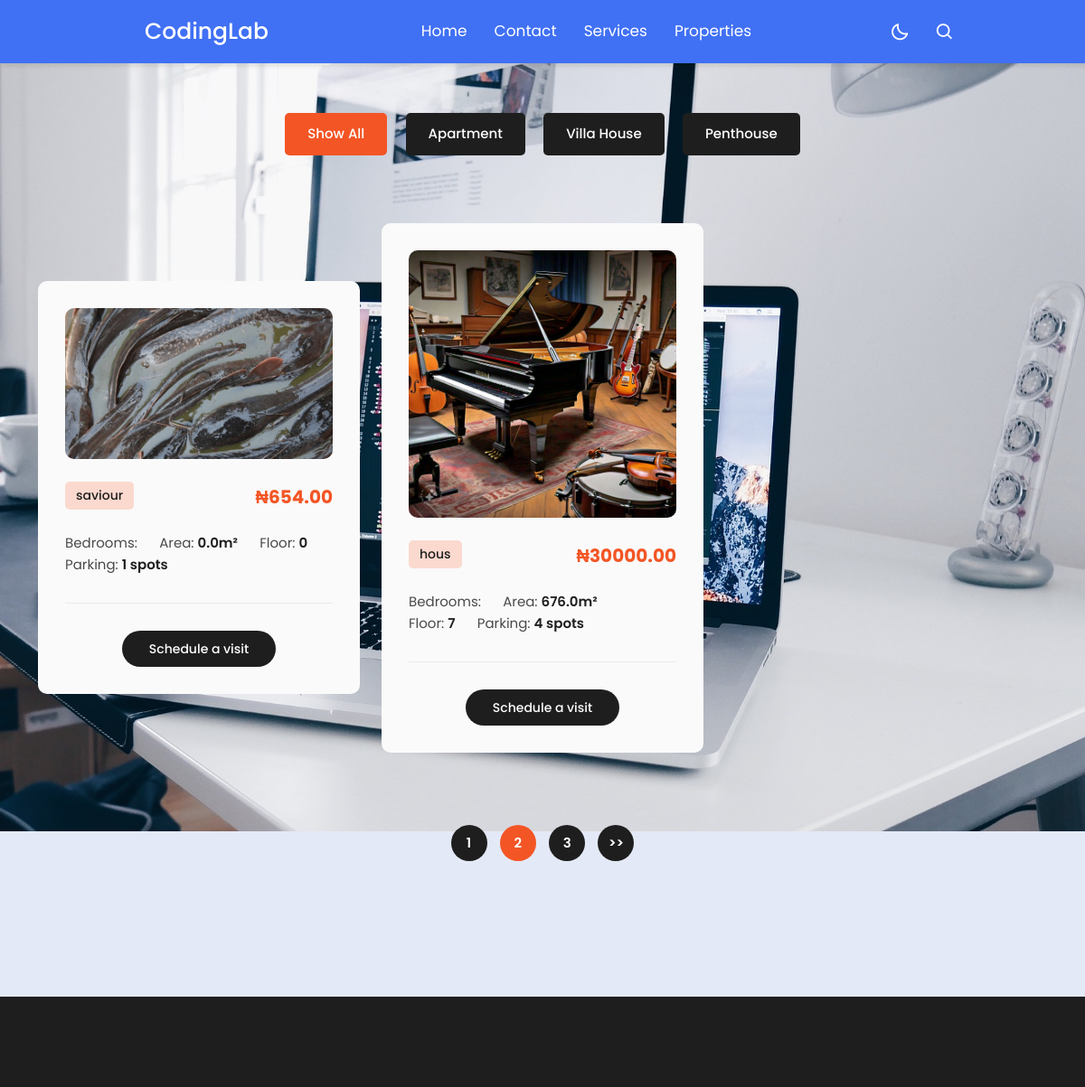
Before: /properties/ with the older database file.
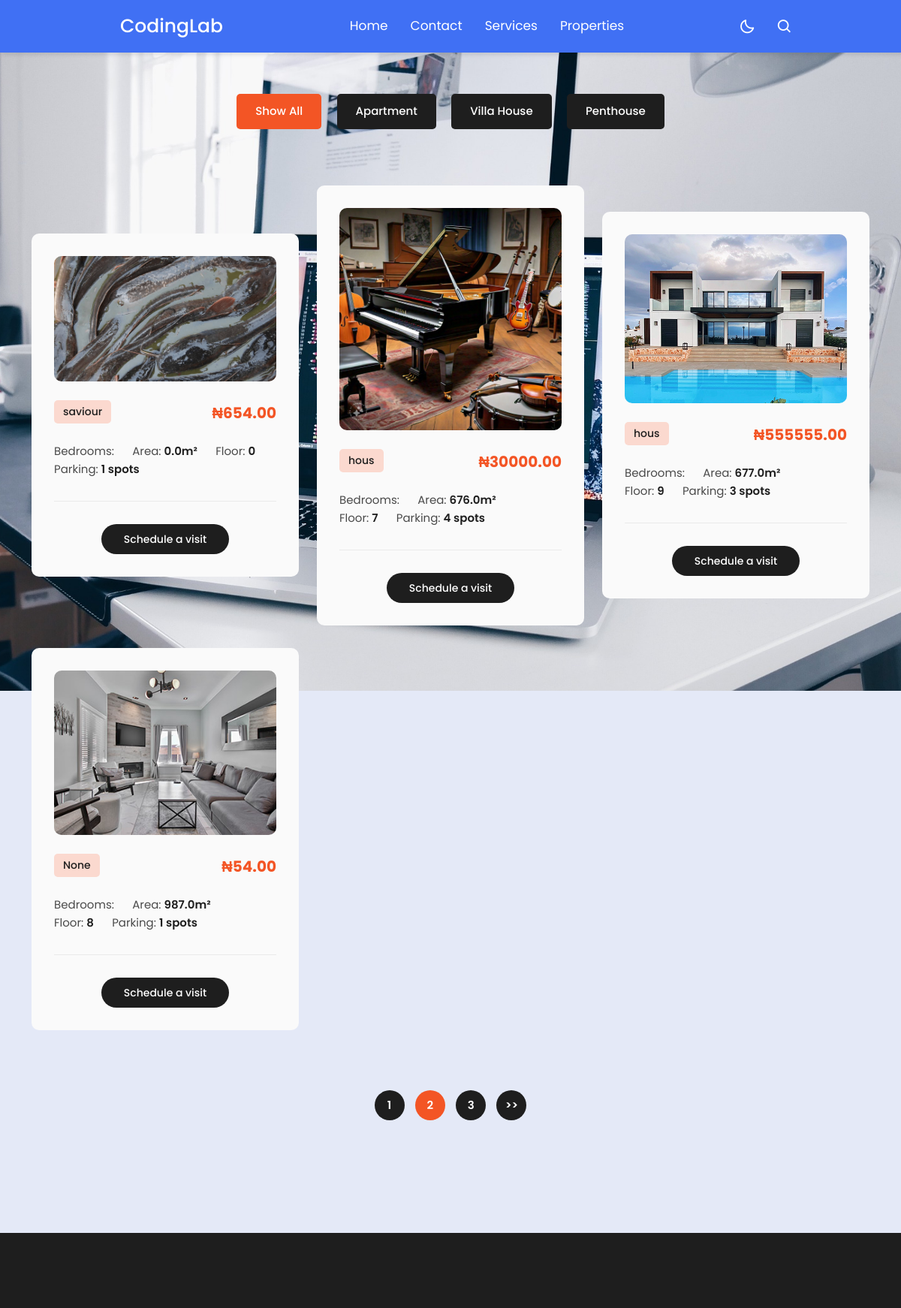
After: the same page with the newer database file.
### myapp/models.py (models this page shows, shortened)
class Product(models.Model):
    name = models.CharField(max_length=100)
    price = models.DecimalField(max_digits=10, decimal_places=2)
    category = models.ForeignKey(Category, on_delete=models.SET_NULL, null=True, blank=True)
    image = models.ImageField(upload_to='products/')
    description = models.TextField(blank=True, null=True)
    is_active = models.BooleanField(default=True)
    slug = models.SlugField(unique=True, default="default-slug")
    bathrooms = models.IntegerField(default=1)
    area = models.FloatField(default=0.0)
    floor = models.IntegerField(default=0)
    parking = models.IntegerField(default=1)

class Category(models.Model):
    name = models.CharField(max_length=50)
    image = models.ImageField(upload_to='category_images/', null=True, blank=True)
    slug = models.SlugField(unique=True, default="default-slug")
    def __str__(self):
        return self.name
    class Meta:
        verbose_name = 'Category'
        verbose_name_plural = 'Categories'

### myapp/views.py (the view)
# urls.py: path('properties/', views.properties, name='properties'),
def properties(request):
    products = Product.objects.all()
    return render(request, 'properties.html', {'products': products})

### myapp/templates/properties.html (shortened to what this page needs)
<!DOCTYPE html>
<html lang="en">
  {% load static %}
  <head>
    <link href="{% static 'bootstrap.min.css'%}" rel="stylesheet">
    <link rel="stylesheet" href="{% static 'fontawesome.css'%}">
    <link rel="stylesheet" href="{% static 'school.css'%}">
    <link rel="stylesheet" href="{% static 'owl.css'%}">
    <link rel="stylesheet" href="{% static 'animate.css'%}">
    <link rel="stylesheet"href="https://unpkg.com/swiper@7/swiper-bundle.min.css"/>
  </head>
<body>
  {% include  'nav.html'%}
  <div class="section properties">
    <div class="container">
      <ul class="properties-filter">
        <li>
          <a class="is_active" href="#!" data-filter="*">Show All</a>
        </li>
        <li>
          <a href="#!" data-filter=".adv">Apartment</a>
        </li>
        <li>
          <a href="#!" data-filter=".str">Villa House</a>
        </li>
        <li>
          <a href="#!" data-filter=".rac">Penthouse</a>
        </li>
      </ul>
      <div class="row properties-box">
        {% for product in products %}
        <div class="col-lg-4 col-md-6 align-self-center mb-30 properties-items">
            <div class="item">
                <a href="property-details.html">
                    {% if product.image %}
                    <img src="{{ product.image.url }}" alt="{{ product.name }}" >
                    {% else %}
                    <img src="{% static 'images/default-house.jpg' %}" alt="No image available">
                    {% endif %}
                </a>
                <span class="category">{{ product.category }}</span>
                <h6>₦{{ product.price }}</h6>
                <ul>
                    <li>Bedrooms: </li>
                    <li>Area: <span>{{ product.area }}m²</span></li>
                    <li>Floor: <span>{{ product.floor }}</span></li>
                    <li>Parking: <span>{{ product.parking }} spots</span></li>
                </ul>
                <div class="main-button">
                    <a href="https://wa.me/2349058387962">Schedule a visit</a>
                </div>
            </div>
        </div>
        {% endfor %}
      </div>
      <div class="row">
        <div class="col-lg-12">
          <ul class="pagination">
            <li><a href="#">1</a></li>
            <li><a class="is_active" href="#">2</a></li>
            <li><a href="#">3</a></li>
            <li><a href="#">>></a></li>
          </ul>
        </div>
      </div>
    </div>
  </div>
  <footer>
  </footer>
  </body>
</html>

### myapp/templates/nav.html (shortened to what this page needs)
<!DOCTYPE html>
<html lang="en">
<head>
    <link rel="stylesheet" href="style.css">
    <link href='https://unpkg.com/boxicons@2.1.1/css/boxicons.min.css' rel='stylesheet'>
</head>
<body>
    <nav>
        <div class="nav-bar">
            <span class="logo navLogo"><a href="#">CodingLab</a></span>
            <div class="menu">
                <ul class="nav-links">
                    <li><a href="{% url 'home'%}">Home</a></li>
                    <li><a href="{% url 'contact'%}">Contact</a></li>
                    <li><a href="{% url 'property_details'%}">Services</a></li>
                    <li><a href="{% url 'properties'%}">Properties</a></li>
                </ul>
            </div>
            <div class="darkLight-searchBox">
                <div class="dark-light">
                    <i class='bx bx-moon moon'></i>
                </div>
                <div class="searchBox">
                   <div class="searchToggle">
                    <i class='bx bx-search search'></i>
                   </div>
                </div>
            </div>
        </div>
    </nav>
</body>
</html>

### myapp/static/school.css (style rules this page uses)
html, body, div, span, applet, object, iframe, h1, h2, h3, h4, h5, h6, p, blockquote, div pre, a, abbr, acronym, address, big, cite, code, del, dfn, em, font, img, ins, kbd, q, s, samp, small, strike, strong, sub, sup, tt, var, b, u, i, center, dl, dt, dd, ol, ul, li, figure, header, nav, section, article, aside, footer, figcaption { margin: 0; padding: 0; border: 0; outline: 0; }
ul, li { padding: 0; margin: 0; list-style: none; }
header, nav, section, article, aside, footer, hgroup { display: block; }
* { box-sizing: border-box; }
html, body { font-family: 'Poppins', sans-serif; -ms-text-size-adjust: 100%; -webkit-font-smoothing: antialiased; -moz-osx-font-smoothing: grayscale; }
a { text-decoration: none !important; }
h1, h2, h3, h4, h5, h6 { color: #1e1e1e; margin-top: 0px; margin-bottom: 0px; font-weight: 700; }
ul { margin-bottom: 0px; }
img { width: 100%; overflow: hidden; }
html, body { font-family: 'Poppins', sans-serif; }
.section { margin-top: 120px; }
.main-button a { display: inline-block; background-color: #1e1e1e; color: #fff; font-size: 14px; font-weight: 500; height: 40px; line-height: 40px; padding: 0px 30px; border-radius: 25px; transition: all .3s; }
.properties .item { background-color: #fafafa; border-radius: 10px; padding: 30px; margin-bottom: 30px; }
.properties .item img { border-radius: 10px; }
.properties .item span.category { background-color: #fbd9cf; font-weight: 500; border-radius: 5px; font-size: 14px; color: #1e1e1e; padding: 5px 12px; display: inline-block; margin-top: 25px; }
.properties .item ul li { display: inline-block; font-size: 15px; color: #4a4a4a; margin-right: 20px; }
.properties .item ul li span { font-weight: 600; color: #1e1e1e; }
.properties .item ul { border-bottom: 1px solid #eaeaea; margin-bottom: 30px; padding-bottom: 30px; }
.properties .item h6 { font-size: 20px; color: #f35525; margin-top: 6px; display: inline-block; float: right; margin-top: 30px; }
.properties .item .main-button { text-align: center; }
footer { margin-top: 150px; background-color: #1e1e1e; min-height: 100px; }
.properties ul.properties-filter { list-style: none; text-align: center; margin-bottom: 70px; }
.properties ul.properties-filter li { display: inline-block; margin: 5px 8px; }
.properties ul.properties-filter li a { display: inline-block; text-align: center; font-size: 15px; text-transform: capitalize; font-weight: 500; color: #fff; background-color: #1e1e1e; padding: 12px 25px; border-radius: 5px; transition: all .3s; }
.properties ul.properties-filter li a.is_active { background-color: #f35525; color: #fff; }
.properties ul.pagination { margin-top: 50px; text-align: center; width: 100%; display: inline-block; }
.properties ul.pagination li { display: inline-block; margin: 0px 5px; }
.properties ul.pagination li a { display: inline-block; width: 40px; height: 40px; line-height: 40px; text-align: center; background-color: #1e1e1e; color: #fff; font-size: 15px; font-weight: 600; border-radius: 50%; transition: all .3s; }
.properties ul.pagination li a:hover, .properties ul.pagination li a.is_active { background-color: #f35525; color: #fff; }
body { overflow-x: hidden; }

### myapp/templates/style.css (style rules this page uses)
* { margin: 0; padding: 0; }
body { min-height: 100vh; background: url('laptop.jpg'); background-size: cover; background-repeat: no-repeat; background-position: center; font-family: 'Segoe UI', Tahoma, Geneva, Verdana, sans-serif; }
nav { background-color: white; box-shadow: 3px 3px 5px rgba(0, 0, 0, 0.1); }
nav ul { width: 100%; list-style: none; display: flex; justify-content: flex-end; align-items: center; }
nav li { height: 50px; }
nav a { height: 100%; padding: 0 30px; text-decoration: none; display: flex; align-items: center; color: black; }
nav li:first-child { margin-right: auto; }

Changed rows visible on the page:
added Product: image (picture), category "hous", price "555555.00", area "677.0", floor "9", parking "3"
added Product: image (picture), category "None", price "54.00", area "987.0", floor "8", parking "1"
